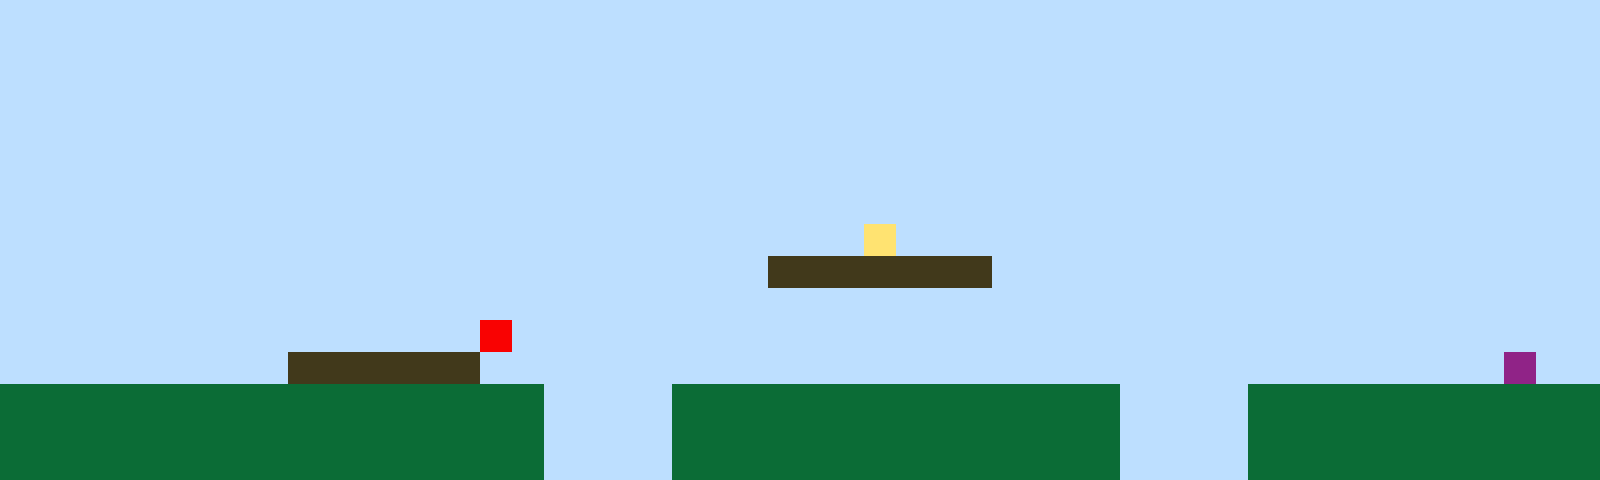

Rendered tile map (Tiled .tmx) drawn with the repository's tilesets; below, a short description and the full map source, tile grids included:
An orthogonal 50x15 tile map with 32x32 px tiles, 1 tile layer (Tile Layer 1).

<map version="1.10" tiledversion="1.11.2" orientation="orthogonal" renderorder="right-up" width="50" height="15" tilewidth="32" tileheight="32" infinite="0" nextlayerid="2" nextobjectid="1"><editorsettings><export target="map1.csv" format="csv" /></editorsettings><tileset firstgid="1" name="sprites" tilewidth="32" tileheight="32" tilecount="6" columns="3"><image source="sprites.png" width="96" height="64" /></tileset><layer id="1" name="Tile Layer 1" width="50" height="15"><data encoding="csv">1,1,1,1,1,1,1,1,1,1,1,1,1,1,1,1,1,1,1,1,1,1,1,1,1,1,1,1,1,1,1,1,1,1,1,1,1,1,1,1,1,1,1,1,1,1,1,1,1,1,1,1,1,1,1,1,1,1,1,1,1,1,1,1,1,1,1,1,1,1,1,1,1,1,1,1,1,1,1,1,1,1,1,1,1,1,1,1,1,1,1,1,1,1,1,1,1,1,1,1,1,1,1,1,1,1,1,1,1,1,1,1,1,1,1,1,1,1,1,1,1,1,1,1,1,1,1,1,1,1,1,1,1,1,1,1,1,1,1,1,1,1,1,1,1,1,1,1,1,1,1,1,1,1,1,1,1,1,1,1,1,1,1,1,1,1,1,1,1,1,1,1,1,1,1,1,1,1,1,1,1,1,1,1,1,1,1,1,1,1,1,1,1,1,1,1,1,1,1,1,1,1,1,1,1,1,1,1,1,1,1,1,1,1,1,1,1,1,1,1,1,1,1,1,1,1,1,1,1,1,1,1,1,1,1,1,1,1,1,1,1,1,1,1,1,1,1,1,1,1,1,1,1,1,1,1,1,1,1,1,1,1,1,1,1,1,1,1,1,1,1,1,1,1,1,1,1,1,1,1,1,1,1,1,1,1,1,1,1,1,1,1,1,1,1,1,1,1,1,1,1,1,1,1,1,1,1,1,1,1,1,1,1,1,1,1,1,1,1,1,1,1,1,1,1,1,1,1,1,1,1,1,1,1,1,1,1,1,1,1,1,1,1,1,1,1,1,1,1,1,1,1,1,1,1,1,1,1,1,1,1,1,1,1,1,1,1,1,1,1,1,1,1,1,1,1,1,4,1,1,1,1,1,1,1,1,1,1,1,1,1,1,1,1,1,1,1,1,1,1,1,1,1,1,1,1,1,1,1,1,1,1,1,1,1,1,1,1,1,1,1,1,1,1,3,3,3,3,3,3,3,1,1,1,1,1,1,1,1,1,1,1,1,1,1,1,1,1,1,1,1,1,1,1,1,1,1,1,1,1,1,1,1,1,1,1,1,1,1,1,1,1,1,1,1,1,1,1,1,1,1,1,1,1,1,1,1,1,1,1,1,1,1,1,1,1,1,1,1,1,1,1,1,1,1,1,1,1,1,1,1,1,1,1,1,5,1,1,1,1,1,1,1,1,1,1,1,1,1,1,1,1,1,1,1,1,1,1,1,1,1,1,1,1,1,1,1,1,1,1,1,1,1,1,1,1,1,1,1,3,3,3,3,3,3,1,1,1,1,1,1,1,1,1,1,1,1,1,1,1,1,1,1,1,1,1,1,1,1,1,1,1,1,1,1,1,1,6,1,1,2,2,2,2,2,2,2,2,2,2,2,2,2,2,2,2,2,1,1,1,1,2,2,2,2,2,2,2,2,2,2,2,2,2,2,1,1,1,1,2,2,2,2,2,2,2,2,2,2,2,2,2,2,2,2,2,2,2,2,2,2,2,2,2,2,2,2,1,1,1,1,2,2,2,2,2,2,2,2,2,2,2,2,2,2,1,1,1,1,2,2,2,2,2,2,2,2,2,2,2,2,2,2,2,2,2,2,2,2,2,2,2,2,2,2,2,2,1,1,1,1,2,2,2,2,2,2,2,2,2,2,2,2,2,2,1,1,1,1,2,2,2,2,2,2,2,2,2,2,2</data></layer></map>
